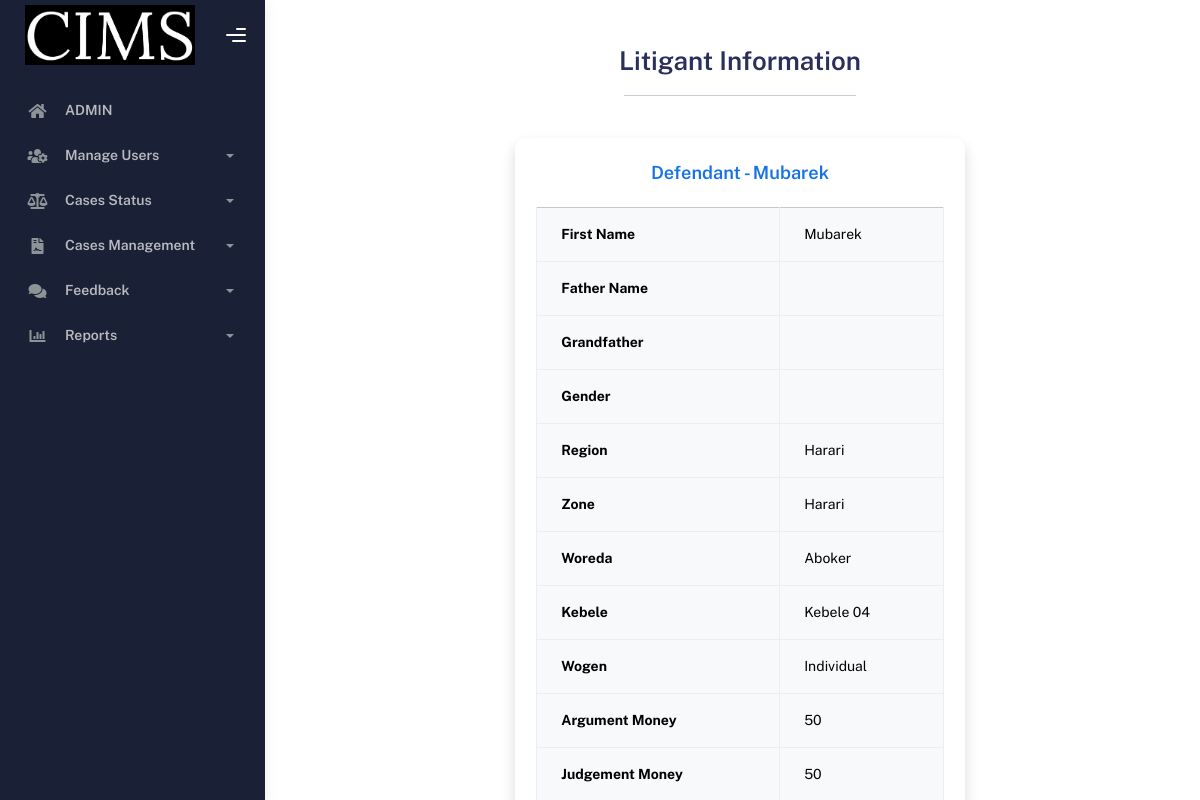
/Admin/viewLitigantDetail.php?kid=43, run on the app's committed database.
### tables this page shows
CREATE TABLE IF NOT EXISTS `case_info` (
  `kid` int NOT NULL AUTO_INCREMENT,
  `case_id` int NOT NULL,
  `first_name` varchar(50) NOT NULL,
  `father_name` varchar(50) NOT NULL,
  `grandfather_name` varchar(50) NOT NULL,
  `gender` varchar(20) NOT NULL,
  `email` varchar(50) NOT NULL,
  `region` varchar(20) NOT NULL,
  `zone` varchar(30) NOT NULL,
  `woreda` varchar(30) NOT NULL,
  `kebele` varchar(20) NOT NULL,
  `wogen` varchar(20) NOT NULL,
  `argument_money` varchar(20) NOT NULL,
  `judgement_money` varchar(20) NOT NULL,
  `litigant_type` varchar(20) NOT NULL,
  `phone` varchar(20) NOT NULL,
  `file_pages` int NOT NULL,
  `file` varchar(350) NOT NULL,
  PRIMARY KEY (`kid`),
  KEY `case_id` (`case_id`)
);

CREATE TABLE IF NOT EXISTS `regions` (
  `id` int NOT NULL AUTO_INCREMENT,
  `name` varchar(100) NOT NULL,
  PRIMARY KEY (`id`),
  UNIQUE KEY `name` (`name`)
);

CREATE TABLE IF NOT EXISTS `zones` (
  `id` int NOT NULL AUTO_INCREMENT,
  `name` varchar(100) NOT NULL,
  `region_id` int NOT NULL,
  PRIMARY KEY (`id`),
  KEY `region_ibk_1` (`region_id`)
);

CREATE TABLE IF NOT EXISTS `woredas` (
  `id` int NOT NULL AUTO_INCREMENT,
  `name` varchar(100) NOT NULL,
  `zone_id` int NOT NULL,
  PRIMARY KEY (`id`),
  KEY `zone_ibk_1` (`zone_id`)
);

### connection/function.php (called while the page is built, shortened)
<?php
include 'connection.php';
function getRegionById($data)
{
    global $conn;
    $query = mysqli_query($conn, "select name from regions where id='$data'");
    $result = mysqli_fetch_array($query)["name"];
    return $result;
}
function getZoneById($data)
{
    global $conn;
    $query = mysqli_query($conn, "select name from zones where id='$data'");
    $result = mysqli_fetch_array($query)["name"];
    return $result;
}
function getWoredaById($data)
{
    global $conn;
    $query = mysqli_query($conn, "select name from woredas where id='$data'");
    $result = mysqli_fetch_array($query)["name"];
    return $result;
}
function getAllCasesByCid($cid) {
    global $conn;
    $query = mysqli_query($conn, "SELECT cf.*, c.*
        FROM case_info cf
        JOIN `case` c ON cf.case_id = c.cid
        WHERE cf.kid = '$cid'");
    $result = [];
    while ($row = mysqli_fetch_assoc($query)) {
        $result[] = $row;
    }
    return $result;
}
?>

### Admin/viewLitigantDetail.php (the view, shortened to what this page needs)
<?php
include('adminHeader.php');
$kid = $_GET['kid'] ?? null;
$cases = [];
if ($kid) {
    $cases = getAllCasesByCid($kid);
}
?>
<div class="container py-5">
    <div class="text-center mb-5">
        <h2 class="fw-bold">Litigant Information</h2>
        <hr class="w-25 mx-auto">
    </div>
    <?php if (!empty($cases)) { ?>
    <div class="row justify-content-center">
        <?php foreach ($cases as $case): ?>
            <?php
                $region = getRegionById($case["region"]);
                $zone = getZoneById($case["zone"]);
                $woreda = getWoredaById($case["woreda"]);
            ?>
            <div class="col-md-6 col-lg-6 d-flex align-items-stretch mb-4">
                <div class="card shadow border-0 w-100">
                    <div class="card-body p-4">
                        <h5 class="text-center text-primary fw-bold mb-4">
                            <?= htmlspecialchars($case['litigant_type']) ?> -
                            <?= htmlspecialchars($case['first_name']) ?>
                        </h5>
                        <table class="table table-bordered table-hover mt-4">
                            <tbody class="table-light">
                                <tr>
                                    <th>First Name</th>
                                    <td><?= htmlspecialchars($case['first_name']) ?></td>
                                </tr>
                                <tr>
                                    <th>Father Name</th>
                                    <td><?= htmlspecialchars($case['father_name']) ?></td>
                                </tr>
                                <tr>
                                    <th>Grandfather</th>
                                    <td><?= htmlspecialchars($case['grandfather_name']) ?></td>
                                </tr>
                                <tr>
                                    <th>Gender</th>
                                    <td><?= htmlspecialchars($case['gender']) ?></td>
                                </tr>
                                <tr>
                                    <th>Region</th>
                                    <td><?= htmlspecialchars($region) ?></td>
                                </tr>
                                <tr>
                                    <th>Zone</th>
                                    <td><?= htmlspecialchars($zone) ?></td>
                                </tr>
                                <tr>
                                    <th>Woreda</th>
                                    <td><?= htmlspecialchars($woreda) ?></td>
                                </tr>
                                <tr>
                                    <th>Kebele</th>
                                    <td><?= htmlspecialchars($case['kebele']) ?></td>
                                </tr>
                                <tr>
                                    <th>Wogen</th>
                                    <td><?= htmlspecialchars($case['wogen']) ?></td>
                                </tr>
                                <tr>
                                    <th>Argument Money</th>
                                    <td><?= htmlspecialchars($case['argument_money']) ?></td>
                                </tr>
                                <tr>
                                    <th>Judgement Money</th>
                                    <td><?= htmlspecialchars($case['judgement_money']) ?></td>
                                </tr>
                            </tbody>
                        </table>
                    </div>
                </div>
            </div>
        <?php endforeach; ?>
    </div>
    <?php } else { ?>
        <div class="alert alert-warning text-center">No litigant details found.</div>
    <?php } ?>
</div>
<?php include('footer.php'); ?>

### data on the page
case_info: litigant_type "Defendant", first_name "Mubarek", region.name "Harari", zone.name "Harari", woreda.name "Aboker", kebele "Kebele 04", wogen "Individual", argument_money "50", judgement_money "50"
